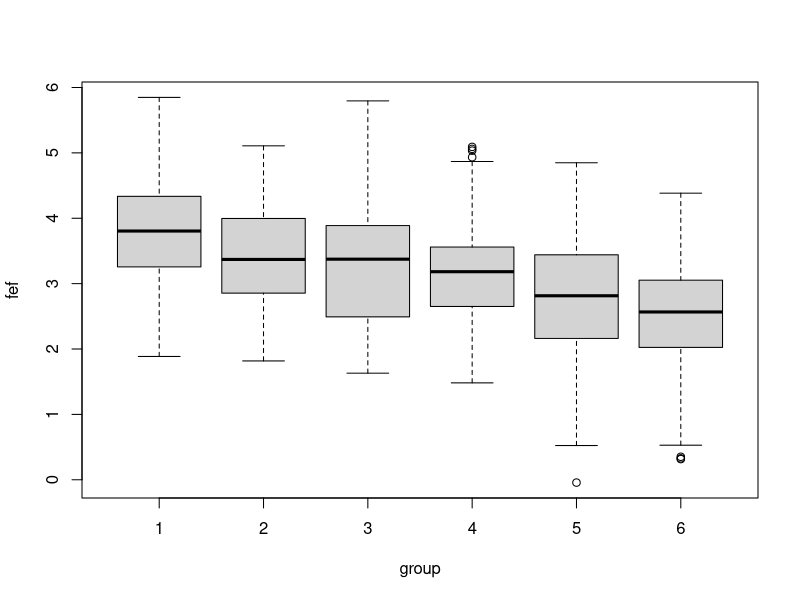
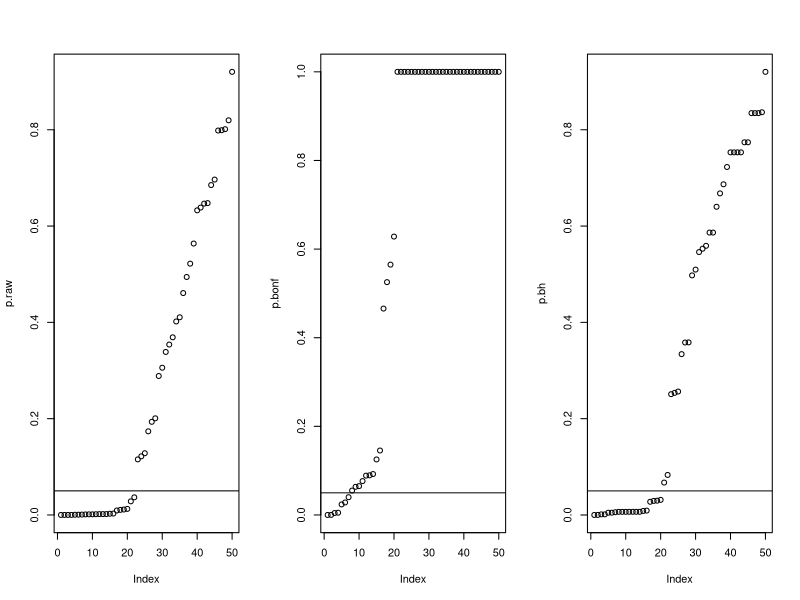

Here is the R script that generated these plots, in order: (Note: this script raises an error after producing the figures.)
# Chapter12_ㅡmultiple inference
# Anova
FEF<-data.frame(rbind(cbind(1,rnorm(200,3.78,0.79)),
                      cbind(2,rnorm(200,3.30,0.77)),
                      cbind(3,rnorm(50 ,3.32,0.86)),
                      cbind(4,rnorm(200,3.23,0.78)),
                      cbind(5,rnorm(200,2.73,0.81)),
                      cbind(6,rnorm(200,2.59,0.82))))
colnames(FEF)<-c("group","fef")
boxplot(fef~group, data=FEF)

# Overall Ftest for One-way ANOVA
aov(fef~as.factor(group), data=FEF)
anova(lm(fef~as.factor(group), data=FEF))

# Comparison of specific group in Anova
# t-test for comparison of pairs of groups
# 1) LSD_method
pairwise.t.test(FEF$fef, FEF$group, p.ad="none")

# 2) Bonferroni approach
pairwise.t.test(FEF$fef,FEF$group,p.adj="bonf")

# False Discovery Rate
x<- rnorm(50, mean = c(rep(0, 25), rep(3, 25))) #mean이 각각 0, 3인 RV 25개, 25개 만들기
p<- 2* pnorm(sort(-abs(x))) # -abs(x) 를 sort하고 각각의 normal prob.

p.raw<- p
p.bonf<- p.adjust(p, "bonferroni")   # adjust할 때 bonferroni 이용
p.bh<-p.adjust(p, "BH")   #BH: Benjamini & Hochberg method

par(mfrow = c(1,3))   #grpah 분할해서 한 figure에 넣기
plot(p.raw);abline(h=0.05)   #abline-> h: yvalue
plot(p.bonf);abline(h = 0.05)
plot(p.bh);abline(h = 0.05)

#Kruskal-Walis test
drugs<-c(rep("Indomethacin", 6), rep("Aspirin", 6), rep("Piroxicam",6), rep("BW755C", 6))
score<-c(2,3,3,3,3,0,
         1,3,1,2,2,3,
         3,1,2,1,3,3,
         1,0,0,0,0,-1)
oscular<-data.frame(drugs, score)
kruskal.test(score ~ drugs, data = oscular) 

# Random-effects model
ID<-rep(1:5,2)
y<-c(26.6,11.1,8,20.7,5.8,30.4,15,8.1,16.9,8.4)
logy<-log(y)
library(lme4)

summary(lmer(logy~(1|as.factor(ID))))

# icc: intraclass correlation coefficient
# Correlation bw two replicates from the same subject
# bw yij and yjk where j != k
# One-way random effects ANOVA
# in this case
icc = 0.3260 / (0.3260+0.0287)

